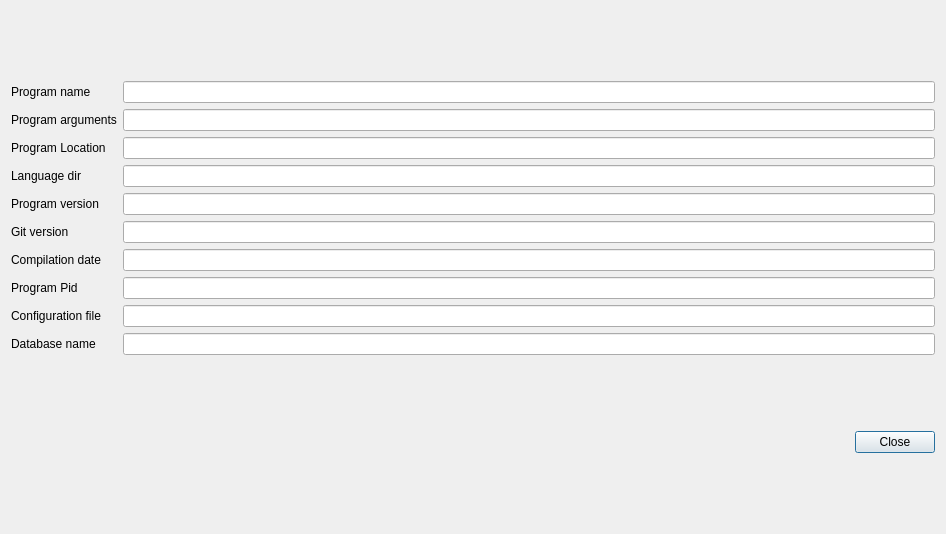
<?xml version="1.0" encoding="UTF-8"?>
<ui version="4.0">
 <class>DialogSystemInfo</class>
 <widget class="QDialog" name="DialogSystemInfo">
  <property name="geometry">
   <rect>
    <x>0</x>
    <y>0</y>
    <width>946</width>
    <height>534</height>
   </rect>
  </property>
  <property name="windowTitle">
   <string>System informations</string>
  </property>
  <layout class="QHBoxLayout" name="horizontalLayout_3">
   <item>
    <layout class="QVBoxLayout" name="verticalLayout_3">
     <item>
      <layout class="QHBoxLayout" name="horizontalLayout">
       <item>
        <layout class="QVBoxLayout" name="verticalLayout">
         <item>
          <widget class="QLabel" name="labelNme">
           <property name="text">
            <string>Program name</string>
           </property>
          </widget>
         </item>
         <item>
          <widget class="QLabel" name="labelNameProgramArguments">
           <property name="text">
            <string>Program arguments</string>
           </property>
          </widget>
         </item>
         <item>
          <widget class="QLabel" name="labelNameProgramLocation">
           <property name="text">
            <string>Program Location</string>
           </property>
          </widget>
         </item>
         <item>
          <widget class="QLabel" name="labelNameLanguageDir">
           <property name="text">
            <string>Language dir</string>
           </property>
          </widget>
         </item>
         <item>
          <widget class="QLabel" name="labelVersion">
           <property name="text">
            <string>Program version</string>
           </property>
          </widget>
         </item>
         <item>
          <widget class="QLabel" name="labelGitVersion">
           <property name="text">
            <string>Git version</string>
           </property>
          </widget>
         </item>
         <item>
          <widget class="QLabel" name="labelDateCompilation">
           <property name="text">
            <string>Compilation date</string>
           </property>
          </widget>
         </item>
         <item>
          <widget class="QLabel" name="labelPid">
           <property name="text">
            <string>Program Pid</string>
           </property>
          </widget>
         </item>
         <item>
          <widget class="QLabel" name="labelConfiguration">
           <property name="text">
            <string>Configuration file</string>
           </property>
          </widget>
         </item>
         <item>
          <widget class="QLabel" name="labelDatabase">
           <property name="text">
            <string>Database name</string>
           </property>
          </widget>
         </item>
        </layout>
       </item>
       <item>
        <layout class="QVBoxLayout" name="verticalLayout_2">
         <item>
          <widget class="QLineEdit" name="lineEditName">
           <property name="readOnly">
            <bool>true</bool>
           </property>
          </widget>
         </item>
         <item>
          <widget class="QLineEdit" name="lineEditProgramArguments">
           <property name="readOnly">
            <bool>true</bool>
           </property>
          </widget>
         </item>
         <item>
          <widget class="QLineEdit" name="lineEditLocation">
           <property name="readOnly">
            <bool>true</bool>
           </property>
          </widget>
         </item>
         <item>
          <widget class="QLineEdit" name="lineEditLanguageDir">
           <property name="readOnly">
            <bool>true</bool>
           </property>
          </widget>
         </item>
         <item>
          <widget class="QLineEdit" name="lineEditVersion">
           <property name="readOnly">
            <bool>true</bool>
           </property>
          </widget>
         </item>
         <item>
          <widget class="QLineEdit" name="lineEditGitVersion">
           <property name="readOnly">
            <bool>true</bool>
           </property>
          </widget>
         </item>
         <item>
          <widget class="QLineEdit" name="lineEditDateCompilation">
           <property name="readOnly">
            <bool>true</bool>
           </property>
          </widget>
         </item>
         <item>
          <widget class="QLineEdit" name="lineEditPid">
           <property name="readOnly">
            <bool>true</bool>
           </property>
          </widget>
         </item>
         <item>
          <widget class="QLineEdit" name="lineEditConfiguration">
           <property name="readOnly">
            <bool>true</bool>
           </property>
          </widget>
         </item>
         <item>
          <widget class="QLineEdit" name="lineEditDatabase">
           <property name="readOnly">
            <bool>true</bool>
           </property>
          </widget>
         </item>
        </layout>
       </item>
      </layout>
     </item>
     <item>
      <layout class="QHBoxLayout" name="horizontalLayout_2">
       <item>
        <spacer name="horizontalSpacer">
         <property name="orientation">
          <enum>Qt::Horizontal</enum>
         </property>
         <property name="sizeHint" stdset="0">
          <size>
           <width>40</width>
           <height>20</height>
          </size>
         </property>
        </spacer>
       </item>
       <item>
        <widget class="QPushButton" name="pushButtonClose">
         <property name="text">
          <string>Close</string>
         </property>
        </widget>
       </item>
      </layout>
     </item>
    </layout>
   </item>
  </layout>
 </widget>
 <resources/>
 <connections>
  <connection>
   <sender>pushButtonClose</sender>
   <signal>clicked()</signal>
   <receiver>DialogSystemInfo</receiver>
   <slot>close()</slot>
   <hints>
    <hint type="sourcelabel">
     <x>414</x>
     <y>182</y>
    </hint>
    <hint type="destinationlabel">
     <x>232</x>
     <y>102</y>
    </hint>
   </hints>
  </connection>
 </connections>
</ui>
